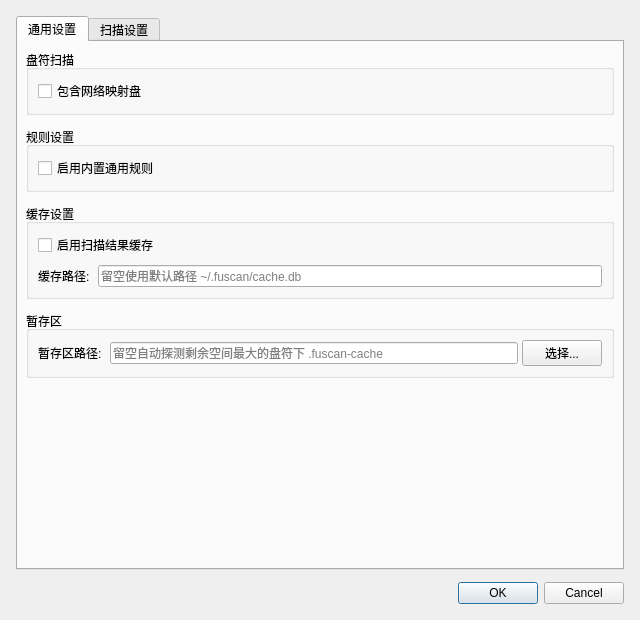
<?xml version="1.0" encoding="UTF-8"?>
<ui version="4.0">
 <class>SettingsDialog</class>
 <widget class="QDialog" name="SettingsDialog">
  <property name="geometry">
   <rect>
    <x>0</x>
    <y>0</y>
    <width>640</width>
    <height>620</height>
   </rect>
  </property>
  <property name="minimumSize">
   <size>
    <width>640</width>
    <height>620</height>
   </size>
  </property>
  <property name="windowTitle">
   <string>设置</string>
  </property>
  <layout class="QVBoxLayout" name="main_layout">
   <property name="spacing">
    <number>12</number>
   </property>
   <property name="leftMargin">
    <number>16</number>
   </property>
   <property name="topMargin">
    <number>16</number>
   </property>
   <property name="rightMargin">
    <number>16</number>
   </property>
   <property name="bottomMargin">
    <number>16</number>
   </property>
   <item>
    <widget class="QTabWidget" name="settings_tab_widget">
     <property name="currentIndex">
      <number>0</number>
     </property>
     <widget class="QWidget" name="general_page">
      <attribute name="title">
       <string>通用设置</string>
      </attribute>
      <layout class="QVBoxLayout" name="general_page_layout">
       <property name="spacing">
        <number>12</number>
       </property>
       <property name="leftMargin">
        <number>8</number>
       </property>
       <property name="topMargin">
        <number>8</number>
       </property>
       <property name="rightMargin">
        <number>8</number>
       </property>
       <property name="bottomMargin">
        <number>8</number>
       </property>
       <item>
        <widget class="QGroupBox" name="drive_group">
         <property name="title">
          <string>盘符扫描</string>
         </property>
         <layout class="QVBoxLayout" name="drive_layout">
          <property name="spacing">
           <number>8</number>
          </property>
          <item>
           <widget class="QCheckBox" name="include_network_check">
            <property name="toolTip">
             <string>全盘扫描和盘符选择时包含网络驱动器</string>
            </property>
            <property name="text">
             <string>包含网络映射盘</string>
            </property>
           </widget>
          </item>
         </layout>
        </widget>
       </item>
       <item>
        <widget class="QGroupBox" name="rules_group">
         <property name="title">
          <string>规则设置</string>
         </property>
         <layout class="QVBoxLayout" name="rules_layout">
          <property name="spacing">
           <number>8</number>
          </property>
          <item>
           <widget class="QCheckBox" name="use_builtin_check">
            <property name="toolTip">
             <string>启用随包分发的安全扫描规则</string>
            </property>
            <property name="text">
             <string>启用内置通用规则</string>
            </property>
           </widget>
          </item>
         </layout>
        </widget>
       </item>
       <item>
        <widget class="QGroupBox" name="cache_group">
         <property name="title">
          <string>缓存设置</string>
         </property>
         <layout class="QFormLayout" name="cache_layout">
          <property name="horizontalSpacing">
           <number>8</number>
          </property>
          <property name="verticalSpacing">
           <number>8</number>
          </property>
          <item row="0" column="0" colspan="2">
           <widget class="QCheckBox" name="cache_enabled_check">
            <property name="toolTip">
             <string>基于内容哈希跳过未变化文件，提升二次扫描速度；禁用后每次全量扫描</string>
            </property>
            <property name="text">
             <string>启用扫描结果缓存</string>
            </property>
           </widget>
          </item>
          <item row="1" column="0">
           <widget class="QLabel" name="cache_path_label">
            <property name="text">
             <string>缓存路径:</string>
            </property>
           </widget>
          </item>
          <item row="1" column="1">
           <widget class="QLineEdit" name="cache_path_edit">
            <property name="toolTip">
             <string>自定义缓存数据库路径</string>
            </property>
            <property name="placeholderText">
             <string>留空使用默认路径 ~/.fuscan/cache.db</string>
            </property>
           </widget>
          </item>
         </layout>
        </widget>
       </item>
       <item>
        <widget class="QGroupBox" name="staging_group">
         <property name="title">
          <string>暂存区</string>
         </property>
         <layout class="QFormLayout" name="staging_layout">
          <property name="horizontalSpacing">
           <number>8</number>
          </property>
          <property name="verticalSpacing">
           <number>8</number>
          </property>
          <item row="0" column="0">
           <widget class="QLabel" name="staging_dir_label">
            <property name="text">
             <string>暂存区路径:</string>
            </property>
           </widget>
          </item>
          <item row="0" column="1">
           <layout class="QHBoxLayout" name="staging_dir_row_layout">
            <property name="spacing">
             <number>4</number>
            </property>
            <item>
             <widget class="QLineEdit" name="staging_dir_edit">
              <property name="toolTip">
               <string>「移动至暂存区」按钮将文件移动到此目录；留空自动探测剩余空间最大的盘符下 .fuscan-cache</string>
              </property>
              <property name="placeholderText">
               <string>留空自动探测剩余空间最大的盘符下 .fuscan-cache</string>
              </property>
             </widget>
            </item>
            <item>
             <widget class="QPushButton" name="staging_dir_browse_btn">
              <property name="text">
               <string>选择...</string>
              </property>
             </widget>
            </item>
           </layout>
          </item>
         </layout>
        </widget>
       </item>
       <item>
        <spacer name="general_page_spacer">
         <property name="orientation">
          <enum>Qt::Vertical</enum>
         </property>
         <property name="sizeHint" stdset="0">
          <size>
           <width>20</width>
           <height>40</height>
          </size>
         </property>
        </spacer>
       </item>
      </layout>
     </widget>
     <widget class="QWidget" name="scan_page">
      <attribute name="title">
       <string>扫描设置</string>
      </attribute>
      <layout class="QVBoxLayout" name="scan_page_layout">
       <property name="spacing">
        <number>12</number>
       </property>
       <property name="leftMargin">
        <number>8</number>
       </property>
       <property name="topMargin">
        <number>8</number>
       </property>
       <property name="rightMargin">
        <number>8</number>
       </property>
       <property name="bottomMargin">
        <number>8</number>
       </property>
       <item>
        <widget class="QGroupBox" name="workers_group">
         <property name="title">
          <string>扫描线程</string>
         </property>
         <layout class="QFormLayout" name="workers_layout">
          <property name="horizontalSpacing">
           <number>8</number>
          </property>
          <property name="verticalSpacing">
           <number>8</number>
          </property>
          <item row="0" column="0">
           <widget class="QLabel" name="max_workers_label">
            <property name="text">
             <string>最大工作线程数:</string>
            </property>
           </widget>
          </item>
          <item row="0" column="1">
           <widget class="QSpinBox" name="max_workers_spin">
            <property name="toolTip">
             <string>扫描时使用的最大线程数</string>
            </property>
            <property name="minimum">
             <number>1</number>
            </property>
            <property name="maximum">
             <number>32</number>
            </property>
           </widget>
          </item>
         </layout>
        </widget>
       </item>
       <item>
        <widget class="QGroupBox" name="depth_group">
         <property name="title">
          <string>扫描深度</string>
         </property>
         <layout class="QFormLayout" name="depth_layout">
          <property name="horizontalSpacing">
           <number>8</number>
          </property>
          <property name="verticalSpacing">
           <number>8</number>
          </property>
          <item row="0" column="0">
           <widget class="QLabel" name="max_depth_label">
            <property name="text">
             <string>最大扫描深度:</string>
            </property>
           </widget>
          </item>
          <item row="0" column="1">
           <widget class="QSpinBox" name="max_depth_spin">
            <property name="toolTip">
             <string>0 表示无限制</string>
            </property>
            <property name="specialValueText">
             <string>无限制</string>
            </property>
            <property name="minimum">
             <number>0</number>
            </property>
            <property name="maximum">
             <number>999</number>
            </property>
           </widget>
          </item>
         </layout>
        </widget>
       </item>
       <item>
        <widget class="QGroupBox" name="file_size_group">
         <property name="title">
          <string>大文件跳过</string>
         </property>
         <layout class="QFormLayout" name="file_size_layout">
          <property name="horizontalSpacing">
           <number>8</number>
          </property>
          <property name="verticalSpacing">
           <number>8</number>
          </property>
          <item row="0" column="0">
           <widget class="QLabel" name="max_file_size_label">
            <property name="text">
             <string>文件大小上限(MB):</string>
            </property>
           </widget>
          </item>
          <item row="0" column="1">
           <widget class="QSpinBox" name="max_file_size_spin">
            <property name="toolTip">
             <string>跳过大于此大小的文件，避免大文件读取导致卡死；0 表示不限制</string>
            </property>
            <property name="specialValueText">
             <string>不限制</string>
            </property>
            <property name="minimum">
             <number>0</number>
            </property>
            <property name="maximum">
             <number>4096</number>
            </property>
            <property name="value">
             <number>100</number>
            </property>
           </widget>
          </item>
         </layout>
        </widget>
       </item>
       <item>
        <widget class="QGroupBox" name="options_group">
         <property name="title">
          <string>扫描选项</string>
         </property>
         <layout class="QVBoxLayout" name="options_layout">
          <property name="spacing">
           <number>8</number>
          </property>
          <item>
           <widget class="QCheckBox" name="scan_archives_check">
            <property name="toolTip">
             <string>扫描压缩文件内的文件内容（开启后自动放行已忽略的压缩包扩展名）</string>
            </property>
            <property name="text">
             <string>扫描压缩包（ZIP/RAR/7Z）</string>
            </property>
           </widget>
          </item>
         </layout>
        </widget>
       </item>
       <item>
        <spacer name="scan_page_spacer">
         <property name="orientation">
          <enum>Qt::Vertical</enum>
         </property>
         <property name="sizeHint" stdset="0">
          <size>
           <width>20</width>
           <height>40</height>
          </size>
         </property>
        </spacer>
       </item>
      </layout>
     </widget>
    </widget>
   </item>
   <item>
    <widget class="QDialogButtonBox" name="button_box">
     <property name="standardButtons">
      <set>QDialogButtonBox::Cancel|QDialogButtonBox::Ok</set>
     </property>
    </widget>
   </item>
  </layout>
 </widget>
 <resources/>
 <connections/>
</ui>
